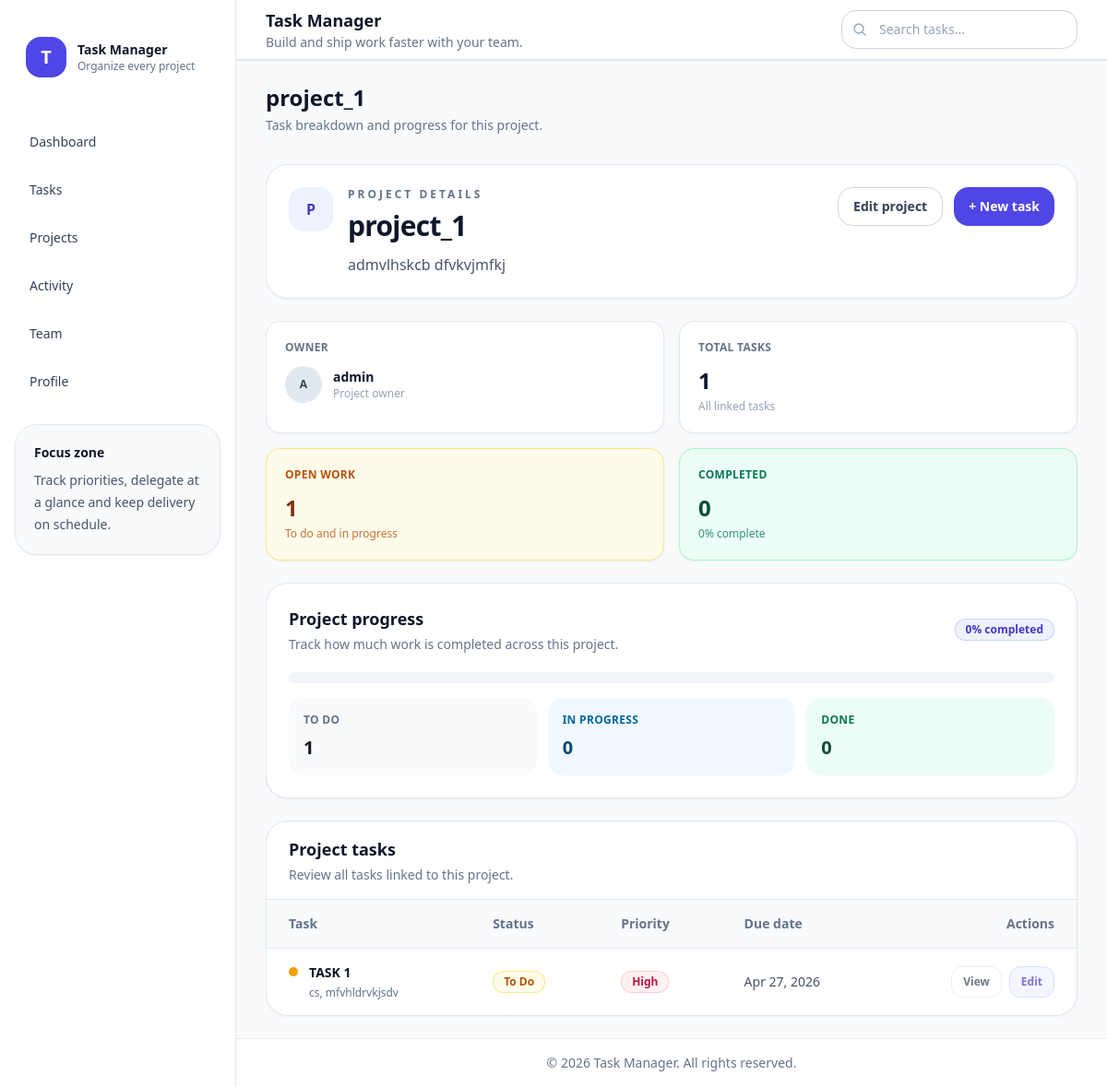
The app's page /task/project_detail/1, older data.
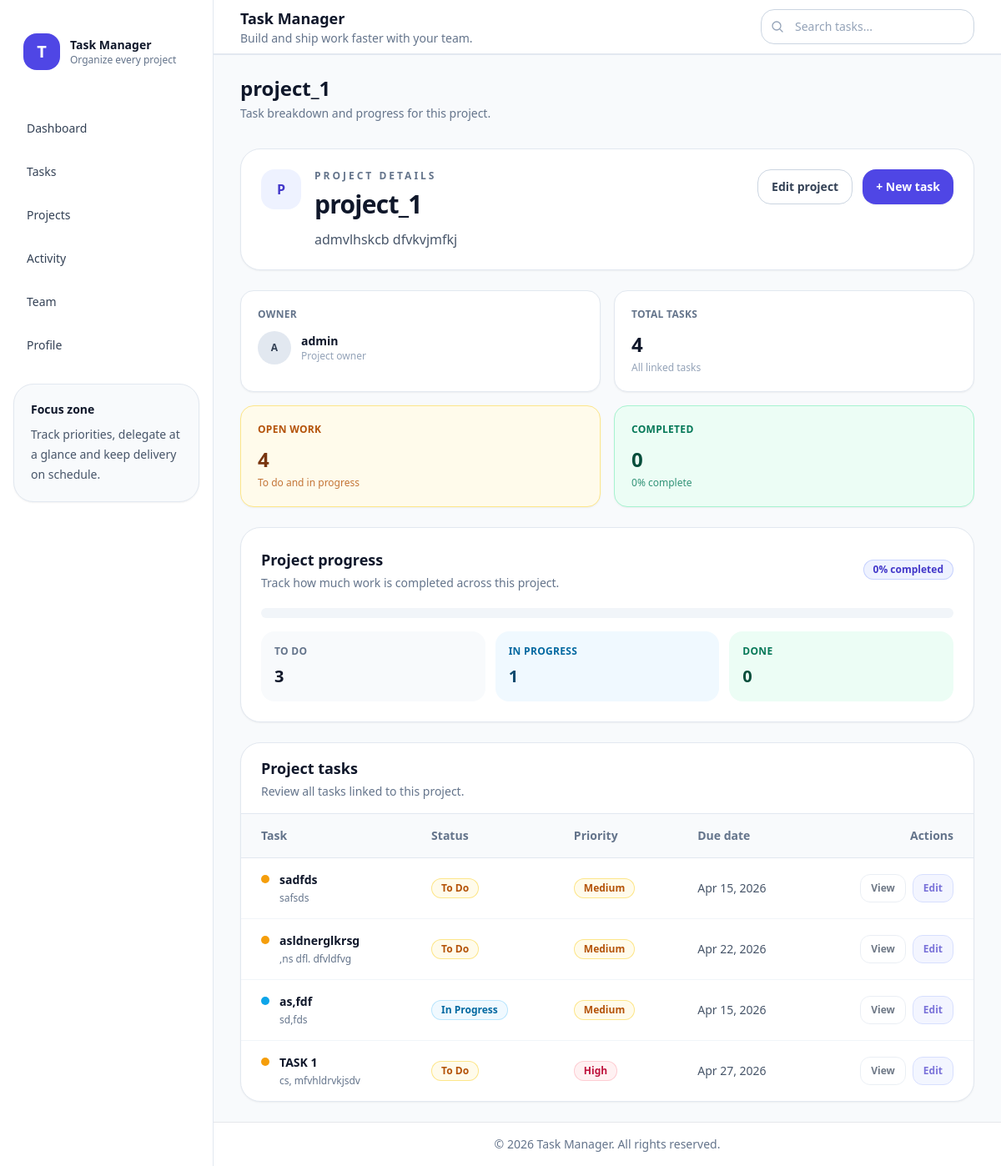
The same page, newer data.
### tasks/models.py (models this page shows, shortened)
class Project(models.Model):
    name = models.CharField(max_length=150)
    description = models.TextField(blank=True)
    owner = models.ForeignKey(settings.AUTH_USER_MODEL, on_delete=models.CASCADE, related_name="owned_projects")
    members = models.ManyToManyField(settings.AUTH_USER_MODEL, blank=True, related_name="projects")
    start_date = models.DateField(default=timezone.now)
    due_date = models.DateField(blank=True, null=True)
    is_archived = models.BooleanField(default=False)
    created_at = models.DateTimeField(auto_now_add=True)

class Task(models.Model):
    STATUS_CHOICES = [
        ("todo", "To Do"),
        ("in_progress", "In Progress"),
        ("review", "Review"),
        ("done", "Done"),
    ]
    PRIORITY_CHOICES = [
        ("low", "Low"),
        ("medium", "Medium"),
        ("high", "High"),
        ("urgent", "Urgent"),
    ]
    title = models.CharField(max_length=200)
    description = models.TextField(blank=True)
    project = models.ForeignKey(Project, on_delete=models.CASCADE, related_name="tasks")
    assigned_to = models.ForeignKey(settings.AUTH_USER_MODEL, on_delete=models.SET_NULL, null=True, blank=True, related_name="assigned_tasks")
    created_by = models.ForeignKey(settings.AUTH_USER_MODEL, on_delete=models.SET_NULL, null=True, related_name="created_tasks")
    labels = models.ManyToManyField(Label, blank=True, related_name="tasks")
    status = models.CharField(max_length=20, choices=STATUS_CHOICES, default="todo")
    priority = models.CharField(max_length=20, choices=PRIORITY_CHOICES, default="medium")
    due_date = models.DateField(blank=True, null=True)
    is_completed = models.BooleanField(default=False)
    order = models.PositiveIntegerField(default=0)
    created_at = models.DateTimeField(auto_now_add=True)
    updated_at = models.DateTimeField(auto_now=True)

### accounts/models.py (models this page shows, shortened)
class User(AbstractUser):
    ROLE_CHOICES = [
        ("admin", "Admin"),
        ("manager", "Manager"),
        ("member", "Member"),
    ]
    role = models.CharField(max_length=20, choices=ROLE_CHOICES, default="member")
    phone = models.CharField(max_length=20, blank=True)
    avatar = models.ImageField(upload_to="avatars/", blank=True, null=True)
    location = models.CharField(max_length=100, blank=True)
    bio = models.TextField(blank=True)

### tasks/views.py (the view)
# urls.py: path('project_detail/<int:id>',views.project_detail,name='project_detail'),
def project_detail(request, id):
    project = get_object_or_404(
        Project.objects.select_related('owner').prefetch_related('tasks'),
        pk=id
    )
    tasks = project.tasks.all().order_by('-id')
    total_tasks = tasks.count()
    todo_tasks = tasks.filter(status='todo').count()
    in_progress_tasks = tasks.filter(status='in_progress').count()
    done_tasks = tasks.filter(status='done').count()
    open_tasks = todo_tasks + in_progress_tasks
    progress_percent = int((done_tasks / total_tasks) * 100) if total_tasks > 0 else 0
    context = {
        'project': project,
        'tasks': tasks,
        'total_tasks': total_tasks,
        'todo_tasks': todo_tasks,
        'in_progress_tasks': in_progress_tasks,
        'done_tasks': done_tasks,
        'open_tasks': open_tasks,
        'progress_percent': progress_percent,
    }
    return render(request, 'projects/project_detail.html', context)

### templates/projects/project_detail.html (shortened to what this page needs)
{% extends 'base.html' %}
{% block page_title %}{{ project.name }}{% endblock %}
{% block page_subtitle %}Task breakdown and progress for this project.{% endblock %}
{% block content %}
<div class="space-y-6">
  <section class="rounded-3xl border border-slate-200 bg-white p-6 shadow-sm">
    <div class="flex flex-col gap-6 lg:flex-row lg:items-start lg:justify-between">
      <div class="min-w-0 flex-1">
        <div class="flex items-start gap-4">
          <div class="flex h-12 w-12 shrink-0 items-center justify-center rounded-2xl bg-indigo-50 text-base font-bold text-indigo-700">
            {{ project.name|slice:":1"|upper }}
          </div>
          <div class="min-w-0">
            <p class="text-xs font-semibold uppercase tracking-[0.25em] text-slate-500">
              Project details
            </p>
            <h2 class="mt-2 text-2xl font-semibold tracking-tight text-slate-900 sm:text-3xl">
              {{ project.name }}
            </h2>
            <p class="mt-3 max-w-3xl text-sm leading-6 text-slate-600 sm:text-base">
              {{ project.description|default:"No description available for this project." }}
            </p>
          </div>
        </div>
      </div>
      <div class="flex flex-wrap gap-3">
        <a href="{% url 'project_update' project.id %}"
           class="inline-flex items-center justify-center rounded-2xl border border-slate-300 bg-white px-4 py-2.5 text-sm font-semibold text-slate-700 transition hover:bg-slate-50">
          Edit project
        </a>
        <a href="{% url 'task_create' %}?project={{ project.id }}"
           class="inline-flex items-center justify-center rounded-2xl bg-indigo-600 px-4 py-2.5 text-sm font-semibold text-white shadow-sm transition hover:bg-indigo-700">
          + New task
        </a>
      </div>
    </div>
  </section>
  <section class="grid gap-4 sm:grid-cols-2 xl:grid-cols-4">
    <div class="rounded-2xl border border-slate-200 bg-white p-5 shadow-sm">
      <p class="text-xs font-semibold uppercase tracking-wide text-slate-500">Owner</p>
      <div class="mt-3 flex items-center gap-3">
        <div class="flex h-10 w-10 items-center justify-center rounded-full bg-slate-200 text-xs font-bold text-slate-700">
          {{ project.owner.username|slice:":1"|upper }}
        </div>
        <div>
          <p class="text-sm font-semibold text-slate-900">
            {{ project.owner.get_full_name|default:project.owner.username }}
          </p>
          <p class="text-xs text-slate-400">Project owner</p>
        </div>
      </div>
    </div>
    <div class="rounded-2xl border border-slate-200 bg-white p-5 shadow-sm">
      <p class="text-xs font-semibold uppercase tracking-wide text-slate-500">Total tasks</p>
      <p class="mt-3 text-2xl font-semibold text-slate-900">{{ total_tasks }}</p>
      <p class="mt-1 text-xs text-slate-400">All linked tasks</p>
    </div>
    <div class="rounded-2xl border border-amber-200 bg-amber-50 p-5 shadow-sm">
      <p class="text-xs font-semibold uppercase tracking-wide text-amber-700">Open work</p>
      <p class="mt-3 text-2xl font-semibold text-amber-900">{{ open_tasks }}</p>
      <p class="mt-1 text-xs text-amber-700/80">To do and in progress</p>
    </div>
    <div class="rounded-2xl border border-emerald-200 bg-emerald-50 p-5 shadow-sm">
      <p class="text-xs font-semibold uppercase tracking-wide text-emerald-700">Completed</p>
      <p class="mt-3 text-2xl font-semibold text-emerald-900">{{ done_tasks }}</p>
      <p class="mt-1 text-xs text-emerald-700/80">{{ progress_percent }}% complete</p>
    </div>
  </section>
  <section class="rounded-3xl border border-slate-200 bg-white p-6 shadow-sm">
    <div class="flex flex-col gap-4 sm:flex-row sm:items-center sm:justify-between">
      <div>
        <h3 class="text-lg font-semibold text-slate-900">Project progress</h3>
        <p class="mt-1 text-sm text-slate-500">
          Track how much work is completed across this project.
        </p>
      </div>
      <span class="inline-flex w-fit rounded-full bg-indigo-50 px-3 py-1 text-xs font-semibold text-indigo-700 ring-1 ring-inset ring-indigo-200">
        {{ progress_percent }}% completed
      </span>
    </div>
    <div class="mt-5 h-3 overflow-hidden rounded-full bg-slate-100">
    </div>
    <div class="mt-4 grid gap-3 sm:grid-cols-3">
      <div class="rounded-2xl bg-slate-50 p-4">
        <p class="text-xs font-semibold uppercase tracking-wide text-slate-500">To do</p>
        <p class="mt-2 text-xl font-semibold text-slate-900">{{ todo_tasks }}</p>
      </div>
      <div class="rounded-2xl bg-sky-50 p-4">
        <p class="text-xs font-semibold uppercase tracking-wide text-sky-700">In progress</p>
        <p class="mt-2 text-xl font-semibold text-sky-900">{{ in_progress_tasks }}</p>
      </div>
      <div class="rounded-2xl bg-emerald-50 p-4">
        <p class="text-xs font-semibold uppercase tracking-wide text-emerald-700">Done</p>
        <p class="mt-2 text-xl font-semibold text-emerald-900">{{ done_tasks }}</p>
      </div>
    </div>
  </section>
  <section class="hidden overflow-hidden rounded-3xl border border-slate-200 bg-white shadow-sm md:block">
    <div class="flex items-center justify-between border-b border-slate-200 px-6 py-4">
      <div>
        <h3 class="text-lg font-semibold text-slate-900">Project tasks</h3>
        <p class="mt-1 text-sm text-slate-500">Review all tasks linked to this project.</p>
      </div>
    </div>
    <div class="overflow-x-auto">
      <table class="min-w-full text-left text-sm">
        <thead class="bg-slate-50 text-slate-500">
          <tr class="border-b border-slate-200">
            <th class="px-6 py-4 font-semibold">Task</th>
            <th class="px-6 py-4 font-semibold">Status</th>
            <th class="px-6 py-4 font-semibold">Priority</th>
            <th class="px-6 py-4 font-semibold">Due date</th>
            <th class="px-6 py-4 font-semibold text-right">Actions</th>
          </tr>
        </thead>
        <tbody class="divide-y divide-slate-100">
          {% for task in tasks %}
          <tr class="group transition hover:bg-slate-50/80">
            <td class="px-6 py-4">
              <div class="flex items-start gap-3">
                <div class="mt-1 h-2.5 w-2.5 rounded-full
                  {% if task.status == 'done' %}bg-emerald-500
                  {% elif task.status == 'in_progress' %}bg-sky-500
                  {% elif task.status == 'todo' %}bg-amber-500
                  {% else %}bg-slate-400{% endif %}">
                </div>
                <div class="min-w-0">
                  <p class="font-semibold text-slate-900">{{ task.title }}</p>
                  <p class="mt-1 max-w-md truncate text-xs text-slate-500">
                    {{ task.description|default:"No description available." }}
                  </p>
                </div>
              </div>
            </td>
            <td class="px-6 py-4">
              <span class="inline-flex items-center rounded-full px-3 py-1 text-xs font-semibold ring-1 ring-inset
                {% if task.status == 'done' %}
                  bg-emerald-50 text-emerald-700 ring-emerald-200
                {% elif task.status == 'todo' %}
                  bg-amber-50 text-amber-700 ring-amber-200
                {% elif task.status == 'in_progress' %}
                  bg-sky-50 text-sky-700 ring-sky-200
                {% else %}
                  bg-indigo-50 text-indigo-700 ring-indigo-200
                {% endif %}">
                {{ task.get_status_display }}
              </span>
            </td>
            <td class="px-6 py-4">
              <span class="inline-flex items-center rounded-full px-3 py-1 text-xs font-semibold ring-1 ring-inset
                {% if task.priority == 'urgent' %}
                  bg-red-50 text-red-700 ring-red-200
                {% elif task.priority == 'high' %}
                  bg-rose-50 text-rose-700 ring-rose-200
                {% elif task.priority == 'medium' %}
                  bg-amber-50 text-amber-700 ring-amber-200
                {% else %}
                  bg-slate-100 text-slate-700 ring-slate-200
                {% endif %}">
                {{ task.get_priority_display }}
              </span>
            </td>
            <td class="px-6 py-4 whitespace-nowrap text-slate-600">
              {{ task.due_date|date:'M j, Y'|default:'—' }}
            </td>
            <td class="px-6 py-4">
              <div class="flex justify-end gap-2 opacity-100 transition md:opacity-70 md:group-hover:opacity-100">
                <a href="{% url 'task_detail' task.id %}"
                   class="rounded-xl border border-slate-200 bg-white px-3 py-2 text-xs font-semibold text-slate-700 transition hover:bg-slate-100">
                  View
                </a>
                <a href="{% url 'task_update' task.id %}"
                   class="rounded-xl border border-indigo-200 bg-indigo-50 px-3 py-2 text-xs font-semibold text-indigo-700 transition hover:bg-indigo-100">
                  Edit
                </a>
              </div>
            </td>
          </tr>
          {% endfor %}
        </tbody>
      </table>
    </div>
  </section>
</div>
{% endblock %}

Row changes from the older to the newer data that the page shows:
added Task: title "sadfds", description "safsds", status "To Do", priority "Medium", due_date "Apr 15, 2026"
added Task: title "asldnerglkrsg", description ",ns dfl. dfvldfvg", status "To Do", priority "Medium", due_date "Apr 22, 2026"
added Task: title "as,fdf", description "sd,fds", status "In Progress", priority "Medium", due_date "Apr 15, 2026"
Text that changed along with them:
{{ total_tasks }}: "1" → "4"
{{ open_tasks }}: "1" → "4"
{{ todo_tasks }}: "1" → "3"
{{ in_progress_tasks }}: "0" → "1"
